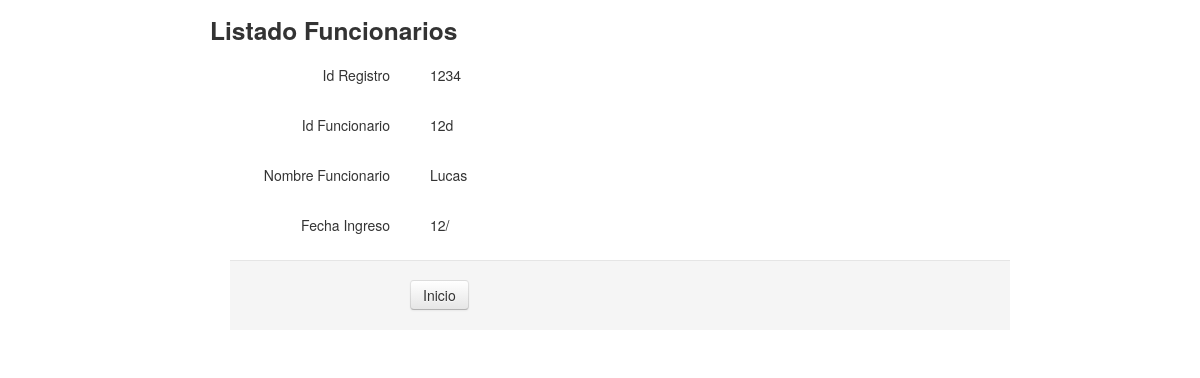
Screenshot of /read.php?id=1 with the database file from the repository.
### tables this page shows
CREATE TABLE `funcionarios_desarrollo` (
  `id` int(11) NOT NULL AUTO_INCREMENT,
  `id_registro` varchar(100) NOT NULL,
  `id_func` varchar(100) NOT NULL,
  `nombre_func` varchar(100) NOT NULL,
  `apellido_func` varchar(100) NOT NULL,
  `fecha_ingreso` varchar(100) NOT NULL,
  PRIMARY KEY (`id`)
);

### read.php (the view, shortened to what this page needs)
<?php
    $id = null;
    if ( !empty($_GET['id'])) {
        $id = $_REQUEST['id'];
    }
    if ( null==$id ) {
        header("Location: index.php");
    } else {
        $pdo = Database::connect();
        $pdo->setAttribute(PDO::ATTR_ERRMODE, PDO::ERRMODE_EXCEPTION);
        $sql = "SELECT * FROM funcionarios_desarrollo where id = ?";
        $q = $pdo->prepare($sql);
        $q->execute(array($id));
        $data = $q->fetch(PDO::FETCH_ASSOC);
    }
?>
<!DOCTYPE html>
<html lang="en">
<head>
    <link   href="css/bootstrap.min.css" rel="stylesheet">
</head>
<body>
    <div class="container">
                <div class="span10 offset1">
                    <div class="row">
                        <h3> Listado  Funcionarios </h3>
                    </div>
                    <div class="form-horizontal" >
                      <div class="control-group">
                        <label class="control-label">Id Registro</label>
                        <div class="controls">
                            <label class="checkbox">
                                <?php echo $data['id_registro'];?>
                            </label>
                        </div>
                      </div>
                      <div class="control-group">
                        <label class="control-label">Id Funcionario</label>
                        <div class="controls">
                            <label class="checkbox">
                                <?php echo $data['id_func'];?>
                            </label>
                        </div>
                      </div>
                      <div class="control-group">
                        <label class="control-label">Nombre Funcionario</label>
                        <div class="controls">
                            <label class="checkbox">
                                <?php echo $data['nombre_func'];?>
                            </label>
                        </div>
                      </div>
                                            <div class="control-group">
                        <label class="control-label">Fecha Ingreso</label>
                        <div class="controls">
                            <label class="checkbox">
                                <?php echo $data['fecha_ingreso'];?>
                            </label>
                        </div>
                      </div>
                        <div class="form-actions">
                          <a class="btn" href="index.php">Inicio</a>
                       </div>
                    </div>
                </div>
    </div>
  </body>
</html>

### rows the page displays
funcionarios_desarrollo: id_registro "1234", id_func "12d", nombre_func "Lucas", fecha_ingreso "12/"
